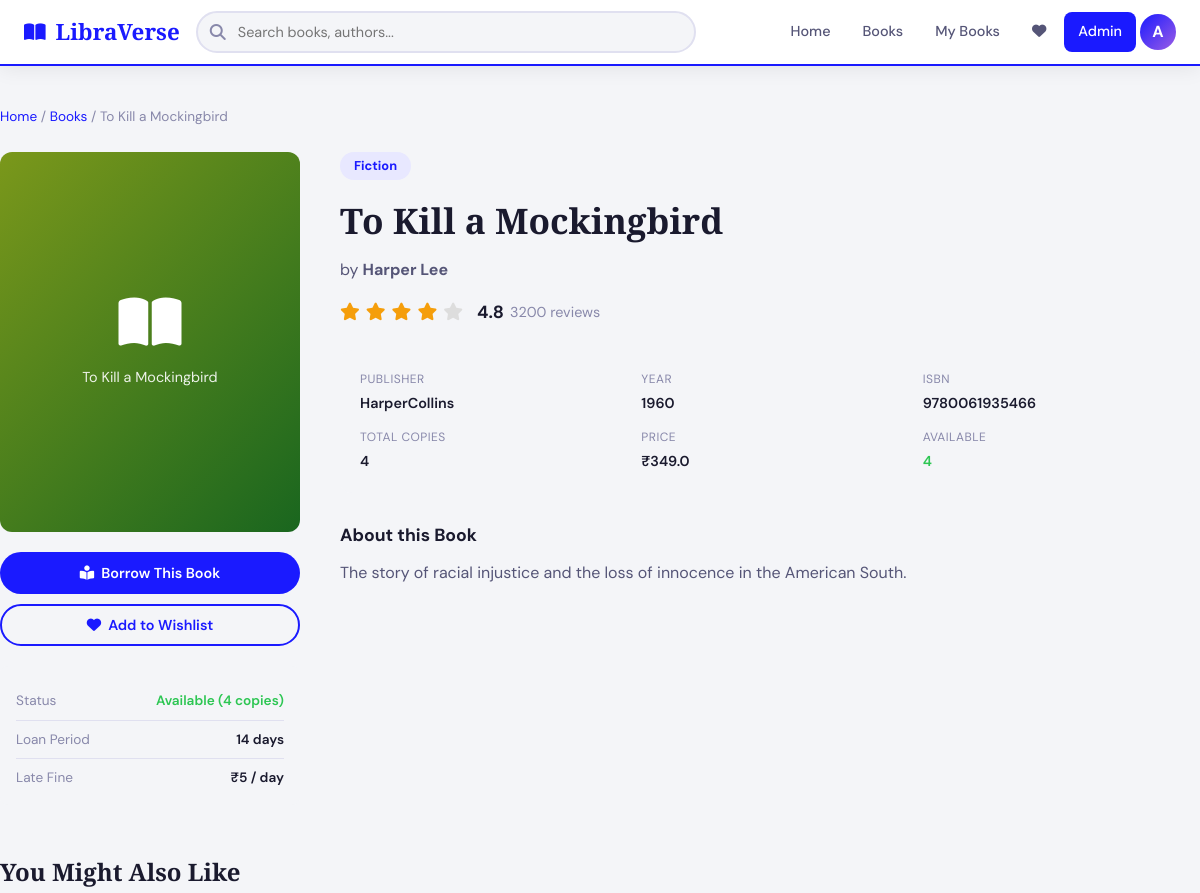
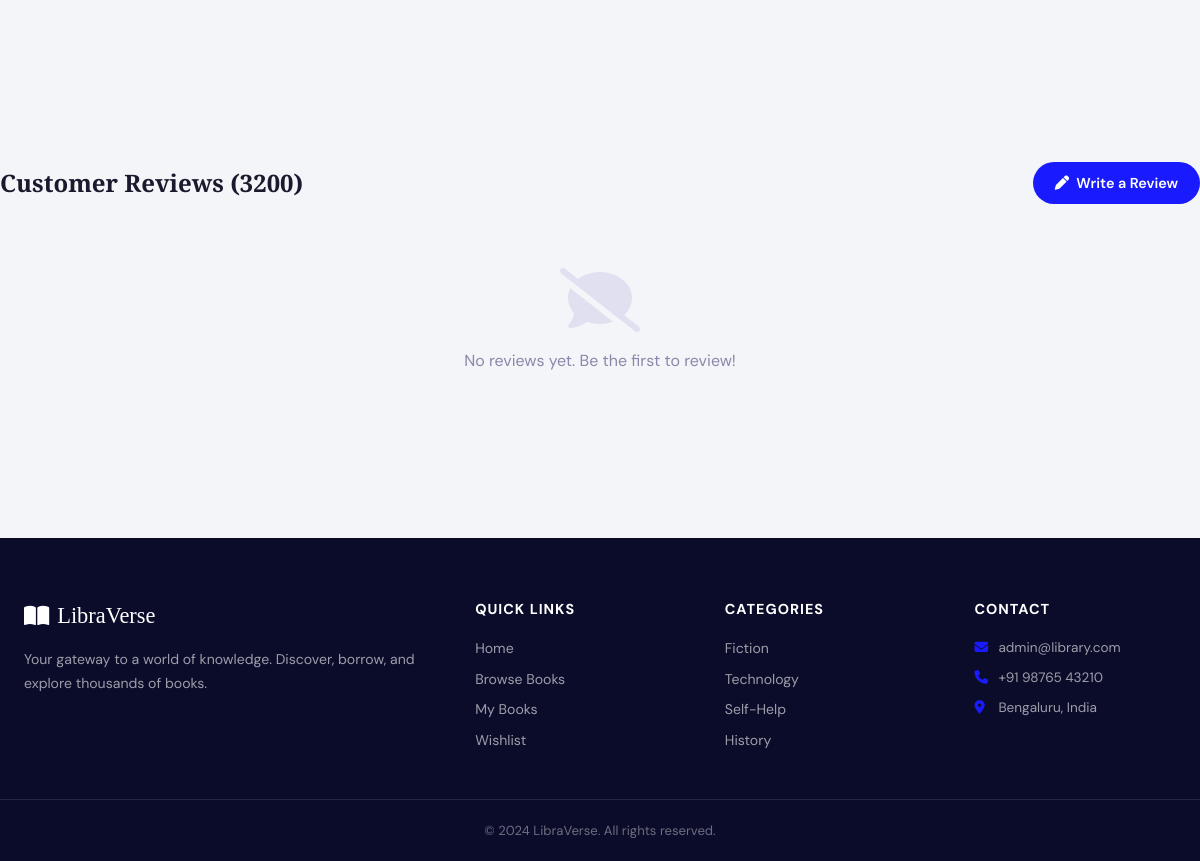
The page /book/2 (signed in) on the database its author committed (2 pictures, top to bottom).
### tables this page shows
CREATE TABLE books (
            id INTEGER PRIMARY KEY AUTOINCREMENT,
            title TEXT NOT NULL,
            author TEXT NOT NULL,
            isbn TEXT UNIQUE,
            category TEXT,
            publisher TEXT,
            year INTEGER,
            total_copies INTEGER DEFAULT 1,
            available_copies INTEGER DEFAULT 1,
            price REAL DEFAULT 0,
            cover_image TEXT DEFAULT 'book_default.png',
            description TEXT,
            rating REAL DEFAULT 0,
            reviews_count INTEGER DEFAULT 0,
            added_date TEXT DEFAULT CURRENT_DATE
        );

### app.py (the view)
@app.route('/book/<int:book_id>')
def book_detail(book_id):
    if 'user_id' not in session:
        return redirect(url_for('login'))
    conn = get_db()
    book = conn.execute("SELECT * FROM books WHERE id=?", (book_id,)).fetchone()
    reviews = conn.execute("""
        SELECT r.*, u.name as user_name FROM reviews r
        JOIN users u ON r.user_id = u.id
        WHERE r.book_id=? ORDER BY r.date DESC
    """, (book_id,)).fetchall()
    in_wishlist = conn.execute("SELECT id FROM wishlist WHERE user_id=? AND book_id=?",
                               (session['user_id'], book_id)).fetchone()
    related = conn.execute("SELECT * FROM books WHERE category=? AND id!=? LIMIT 4",
                           (book['category'], book_id)).fetchall()
    conn.close()
    return render_template('book_detail.html', book=book, reviews=reviews,
                           in_wishlist=bool(in_wishlist), related=related)

### app.py (called while the page is built)
def get_db():
    conn = sqlite3.connect(DB_PATH)
    conn.row_factory = sqlite3.Row
    return conn

### templates/book_detail.html (shortened to what this page needs)
{% extends "base.html" %}
{% block content %}
<div class="container book-detail-page">
    <div class="breadcrumb">
        <a href="{{ url_for('index') }}">Home</a> /
        <a href="{{ url_for('books') }}">Books</a> /
        <span>{{ book.title }}</span>
    </div>
    <div class="book-detail-grid">
        <div class="book-detail-cover">
            <div class="detail-cover-img" style="background: linear-gradient(135deg, hsl({{ book.id * 37 }}, 70%, 35%), hsl({{ book.id * 37 + 50 }}, 60%, 25%))">
                <i class="fas fa-book-open"></i>
                <span>{{ book.title }}</span>
            </div>
            <div class="detail-actions">
                <button class="btn btn-primary btn-full borrow-main-btn" id="borrowBtn" onclick="borrowBook({{ book.id }})">
                    <i class="fas fa-book-reader"></i> Borrow This Book
                </button>
                <button class="btn btn-outline btn-full wishlist-main-btn {% if in_wishlist %}active{% endif %}" onclick="toggleWishlist({{ book.id }}, this)">
                    <i class="fas fa-heart"></i> {{ 'Remove from Wishlist' if in_wishlist else 'Add to Wishlist' }}
                </button>
            </div>
            <div class="detail-quick-info">
                <div class="qi-item">
                    <span class="qi-label">Status</span>
                    <span class="qi-value {% if book.available_copies > 0 %}text-green{% else %}text-red{% endif %}">
                        {{ 'Available (' + book.available_copies|string + ' copies)' if book.available_copies > 0 else 'Not Available' }}
                    </span>
                </div>
                <div class="qi-item">
                    <span class="qi-label">Loan Period</span>
                    <span class="qi-value">14 days</span>
                </div>
                <div class="qi-item">
                    <span class="qi-label">Late Fine</span>
                    <span class="qi-value">₹5 / day</span>
                </div>
            </div>
        </div>
        <div class="book-detail-info">
            <span class="book-cat-badge">{{ book.category }}</span>
            <h1 class="detail-title">{{ book.title }}</h1>
            <p class="detail-author">by <strong>{{ book.author }}</strong></p>
            <div class="detail-rating">
                {% for i in range(5) %}
                <i class="fas fa-star {% if i < book.rating|int %}star-filled{% else %}star-empty{% endif %}"></i>
                {% endfor %}
                <span class="rating-num">{{ book.rating }}</span>
                <span class="rating-count">{{ book.reviews_count }} reviews</span>
            </div>
            <div class="detail-meta-grid">
                <div class="dm-item"><span class="dm-label">Publisher</span><span class="dm-value">{{ book.publisher or 'N/A' }}</span></div>
                <div class="dm-item"><span class="dm-label">Year</span><span class="dm-value">{{ book.year or 'N/A' }}</span></div>
                <div class="dm-item"><span class="dm-label">ISBN</span><span class="dm-value">{{ book.isbn or 'N/A' }}</span></div>
                <div class="dm-item"><span class="dm-label">Total Copies</span><span class="dm-value">{{ book.total_copies }}</span></div>
                <div class="dm-item"><span class="dm-label">Price</span><span class="dm-value">₹{{ book.price }}</span></div>
                <div class="dm-item"><span class="dm-label">Available</span><span class="dm-value text-green">{{ book.available_copies }}</span></div>
            </div>
            <div class="detail-description">
                <h3>About this Book</h3>
                <p>{{ book.description or 'No description available.' }}</p>
            </div>
        </div>
    </div>
    {% if related %}
    <div class="related-section">
        <h2>You Might Also Like</h2>
        <div class="books-row">
        </div>
    </div>
    {% endif %}
    <div class="reviews-section">
        <div class="reviews-header">
            <h2>Customer Reviews ({{ book.reviews_count }})</h2>
            <button class="btn btn-primary" onclick="document.getElementById('reviewModal').style.display='flex'">
                <i class="fas fa-pen"></i> Write a Review
            </button>
        </div>
        {% if reviews %}
        <div class="reviews-list">
            {% for rev in reviews %}
            <div class="review-card">
                <div class="review-header">
                    <div class="reviewer-avatar">{{ rev.user_name[0]|upper }}</div>
                    <div class="reviewer-info">
                        <strong>{{ rev.user_name }}</strong>
                        <span>{{ rev.date }}</span>
                    </div>
                    <div class="review-stars">
                        {% for i in range(5) %}<i class="fas fa-star {% if i < rev.rating %}star-filled{% endif %}"></i>{% endfor %}
                    </div>
                </div>
                <p class="review-text">{{ rev.comment }}</p>
            </div>
            {% endfor %}
        </div>
        {% else %}
        <div class="empty-state small">
            <i class="fas fa-comment-slash"></i>
            <p>No reviews yet. Be the first to review!</p>
        </div>
        {% endif %}
    </div>
</div>
{% endblock %}

### templates/base.html (shortened to what this page needs)
<!DOCTYPE html>
<html lang="en">
<head>
    <link rel="stylesheet" href="{{ url_for('static', filename='css/style.css') }}">
    <link rel="stylesheet" href="https://cdnjs.cloudflare.com/ajax/libs/font-awesome/6.4.0/css/all.min.css">
</head>
<body>
    <nav class="navbar" id="navbar">
        <div class="nav-container">
            <a href="{{ url_for('index') }}" class="nav-logo">
                <i class="fas fa-book-open"></i>
                <span>LibraVerse</span>
            </a>
            <div class="nav-search">
                <div class="search-wrapper">
                    <i class="fas fa-search search-icon"></i>
                    <input type="text" id="globalSearch" placeholder="Search books, authors..." autocomplete="off">
                </div>
            </div>
            <div class="nav-links">
                <a href="{{ url_for('index') }}" class="nav-link {% if request.endpoint=='index' %}active{% endif %}">Home</a>
                <a href="{{ url_for('books') }}" class="nav-link {% if request.endpoint=='books' %}active{% endif %}">Books</a>
                <a href="{{ url_for('my_books') }}" class="nav-link {% if request.endpoint=='my_books' %}active{% endif %}">My Books</a>
                <a href="{{ url_for('wishlist') }}" class="nav-link {% if request.endpoint=='wishlist' %}active{% endif %}">
                    <i class="fas fa-heart"></i>
                </a>
                {% if session.user_role == 'admin' %}
                <a href="{{ url_for('admin') }}" class="nav-link nav-admin">Admin</a>
                {% endif %}
                <div class="nav-profile">
                    <div class="profile-avatar">{{ session.user_name[0] | upper }}</div>
                </div>
            </div>
        </div>
    </nav>
    <main>{% block content %}{% endblock %}</main>
    <footer class="footer">
        <div class="footer-container">
            <div class="footer-brand">
                <div class="footer-logo"><i class="fas fa-book-open"></i> LibraVerse</div>
                <p>Your gateway to a world of knowledge. Discover, borrow, and explore thousands of books.</p>
            </div>
            <div class="footer-links">
                <h4>Quick Links</h4>
                <a href="{{ url_for('index') }}">Home</a>
                <a href="{{ url_for('books') }}">Browse Books</a>
                <a href="{{ url_for('my_books') }}">My Books</a>
                <a href="{{ url_for('wishlist') }}">Wishlist</a>
            </div>
            <div class="footer-links">
                <h4>Categories</h4>
                <a href="{{ url_for('books', category='Fiction') }}">Fiction</a>
                <a href="{{ url_for('books', category='Technology') }}">Technology</a>
                <a href="{{ url_for('books', category='Self-Help') }}">Self-Help</a>
                <a href="{{ url_for('books', category='History') }}">History</a>
            </div>
            <div class="footer-contact">
                <h4>Contact</h4>
                <p><i class="fas fa-envelope"></i> admin@library.com</p>
                <p><i class="fas fa-phone"></i> +91 98765 43210</p>
                <p><i class="fas fa-map-marker-alt"></i> Bengaluru, India</p>
            </div>
        </div>
        <div class="footer-bottom">
            <p>© 2024 LibraVerse. All rights reserved.</p>
        </div>
    </footer>
</body>
</html>

### rows shown on the page
books: title "To Kill a Mockingbird", available_copies "Available (4 copies)", category "Fiction", author "Harper Lee", rating "4.8", reviews_count "3200", publisher "HarperCollins", year "1960", isbn "9780061935466", total_copies "4", price "349.0", available_copies "4", description "The story of racial injustice and the loss of innocence in the American South."

### other values the page prints
{{ session.user_name[0] | upper }} "A"
{{ 'Remove from Wishlist' if in_wishlist else 'Add to Wishlist' }} "Add to Wishlist"
